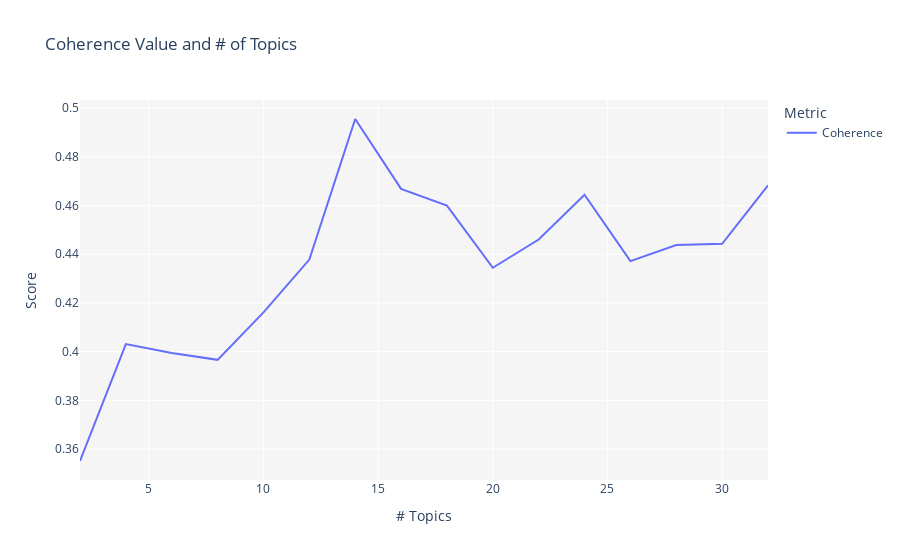

The code cell stored with this chart in its notebook:
### Markdown cell above
El modelo con la puntuación de coherencia más alta es el mejor modelo basado en criterios de evaluación intrínsecos. Por muy atractivo que pueda parecer, el rendimiento de un modelo de tema no se puede capturar en un número, es decir, la puntuación de coherencia, no viene sin sus desventajas. 

Solo se ha cubierto Coherence en esta Memoria. La otra medida popular es la perplejidad. Captura cuán sorprendido está un modelo de nuevos datos que no ha visto antes, y se mide como la probabilidad logarítmica normalizada de un conjunto de pruebas retenido. Centrándose en la parte de probabilidad logarítmica, se puede pensar en la métrica de perplejidad como una medida de la probabilidad de que se den algunos datos nuevos no vistos en el modelo que se aprendió anteriormente. Es decir, qué tan bien representa o reproduce el modelo las estadísticas de los datos retenidos. Sin embargo, estudios recientes han demostrado que la probabilidad predictiva (o lo que es lo mismo, la perplejidad) y el juicio humano a menudo no están correlacionados, e incluso a veces están ligeramente correlacionados, ya que la optimización de la perplejidad puede no producir temas interpretables por humanos.

### Code cell
custom_grid = [2,4,6,8,10,12,14,16,18,20,22,24,26,28,30,32]

lda = tune_model(model = 'lda', custom_grid = custom_grid ,multi_core = True)

save_model(lda, ruta_modelo)

### Figure 1 — Plotly figure (JSON) as saved in the notebook; plotly's stock layout.template omitted (floating-point values rounded to 4 significant figures)
{"data": [{"hovertemplate": "Metric=Coherence<br># Topics=%{x}<br>Score=%{y}<extra></extra>", "legendgroup": "Coherence", "line": {"color": "#636efa", "dash": "solid", "shape": "linear"}, "mode": "lines", "name": "Coherence", "orientation": "v", "showlegend": true, "type": "scatter", "x": [2, 4, 6, 8, 10, 12, 14, 16, 18, 20, 22, 24, 26, 28, 30, 32], "xaxis": "x", "y": [0.3551, 0.4031, 0.3994, 0.3966, 0.4161, 0.4378, 0.4956, 0.4669, 0.46, 0.4345, 0.4461, 0.4644, 0.4372, 0.4438, 0.4443, 0.4683], "yaxis": "y"}], "layout": {"legend": {"title": {"text": "Metric"}, "tracegroupgap": 0}, "plot_bgcolor": "rgb(245,245,245)", "title": {"text": "Coherence Value and # of Topics"}, "xaxis": {"anchor": "y", "domain": [0, 1], "title": {"text": "# Topics"}}, "yaxis": {"anchor": "x", "domain": [0, 1], "title": {"text": "Score"}}}}
